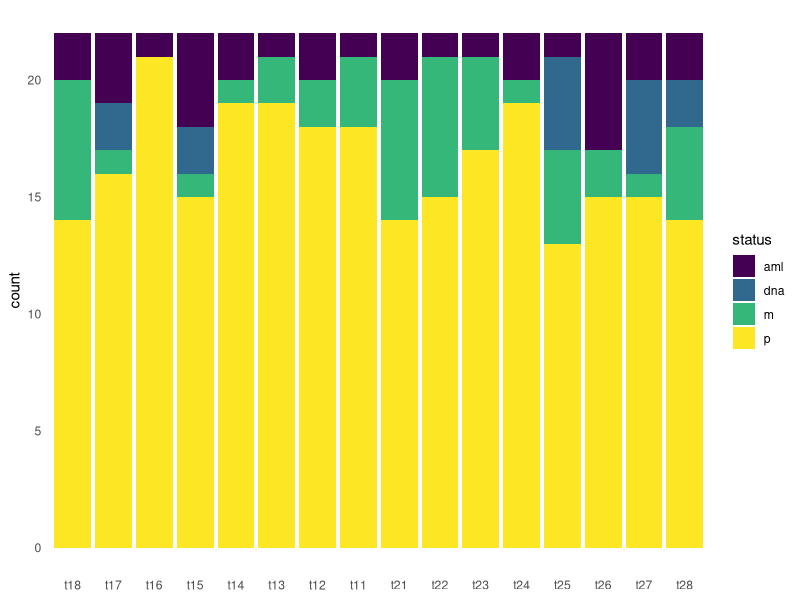
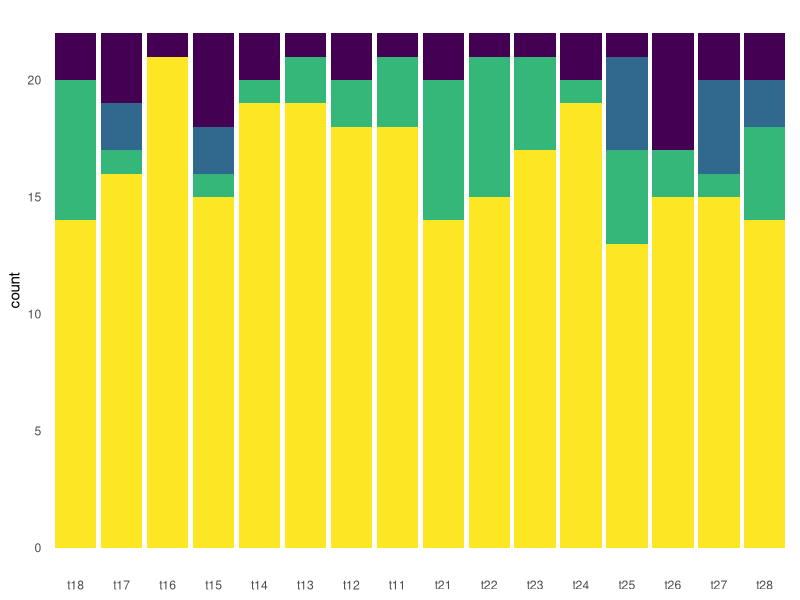
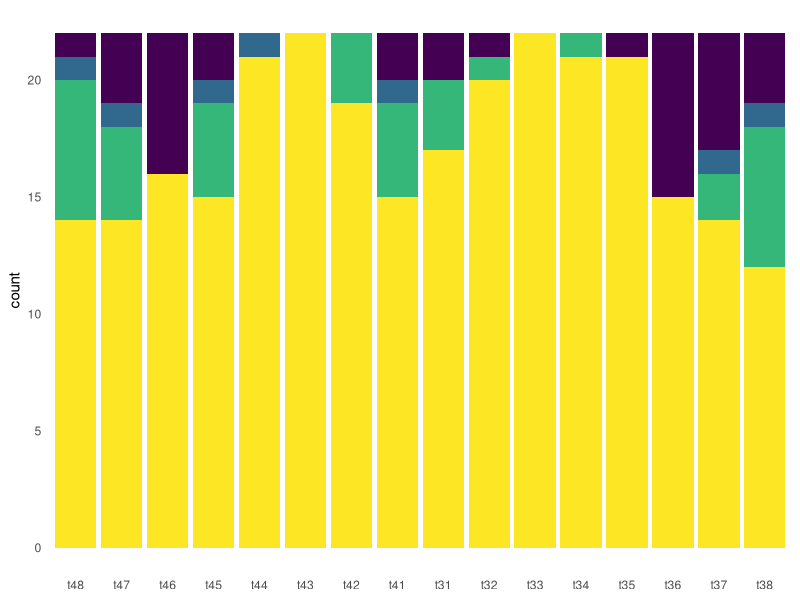
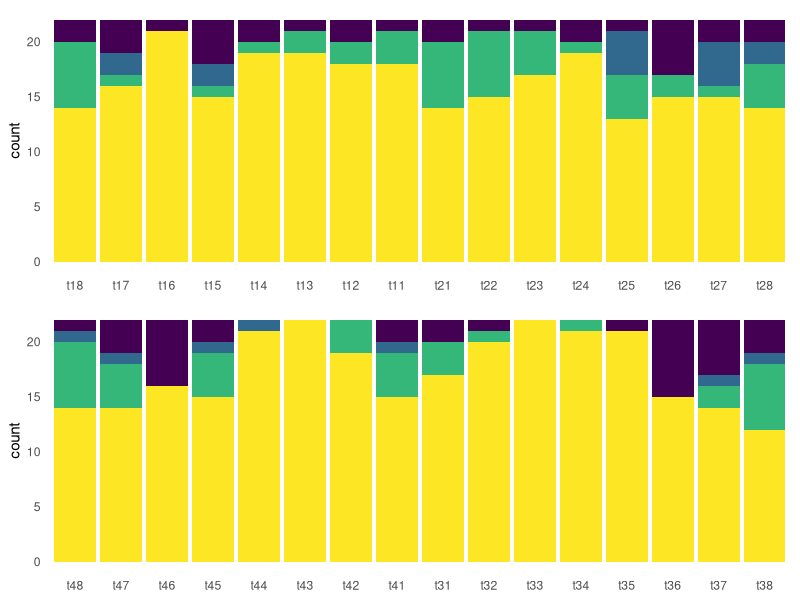
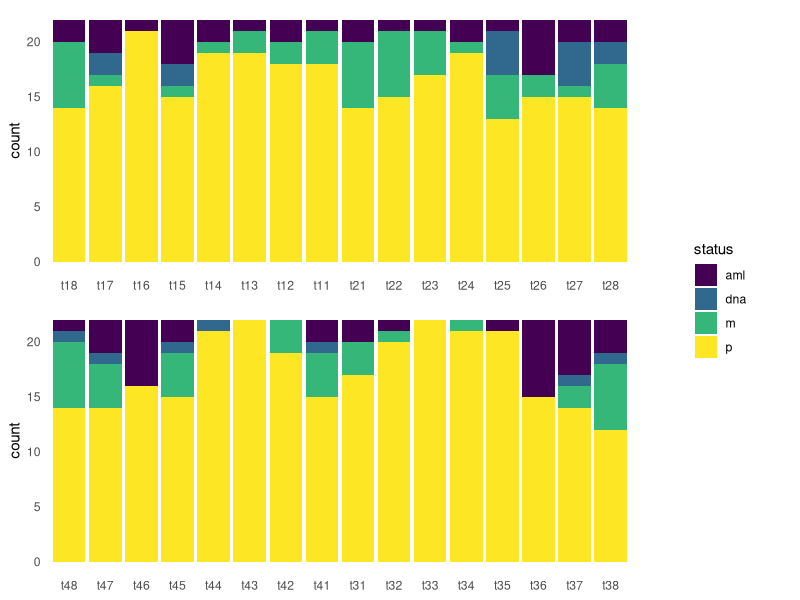

Recreate these plots in R, in order.
## ---- chunk 1
library(tidyverse)
library(cowplot)
library(here)
dental_inv <- readr::read_csv(here("data", "dental-inv.csv"))
## ---- chunk 2
dental_inv_long <- dental_inv %>%
  pivot_longer(t11:t48, names_to = "tooth", values_to = "status")
## ---- chunk 3
dental_inv_long %>%
  slice_head(n = 10) # show first 10 entries
## ---- chunk 4
maxilla <- c(paste0("t", 11:18), paste0("t", 21:28))
left <- c(paste0("t", 21:28), paste0("t", 31:38))

dental_inv_long <- dental_inv %>%
  pivot_longer(t11:t48, names_to = "tooth", values_to = "status") %>%
   mutate(region = if_else(tooth %in% maxilla, "maxilla", "mandible"), 
         side = if_else(tooth %in% left, "left", "right"), .before = status)
## ---- chunk 5
upper_order <- c(paste0("t", 18:11), paste0("t", 21:28))
lower_order <- c(paste0("t", 48:41), paste0("t", 31:38))
upper_order
lower_order
## ---- chunk 6
# Plot for the maxillary dentition
maxilla_pl <- dental_inv_long %>%
  filter(region == "maxilla") %>% # we only want maxillary teeth
  mutate(tooth = factor(tooth, levels = upper_order)) %>% # make sure the order on the plot is according to the order the teeth are positioned in the mouth
  ggplot(aes(x = tooth, fill = status)) +
  geom_bar(position = "stack") + # stacked bar plot
  theme_minimal() +
  theme(axis.title.x = element_blank(), # remove x-axis title
        panel.grid = element_blank()) + # remove ugly gridlines
  scale_fill_viridis_d() # colour-blind-friendly pallette
maxilla_pl
## ---- chunk 7
pl_legend <- get_legend(maxilla_pl) # extract legend from plot
maxilla_pl <- maxilla_pl + theme(legend.position = "none") # remove legend
maxilla_pl
## ---- chunk 8
# Plot for the mandibular dentition
mandible_pl <- dental_inv_long %>%
  filter(region == "mandible") %>%
  mutate(tooth = factor(tooth, levels = lower_order)) %>%
  ggplot(aes(x = tooth, fill = status)) +
  geom_bar(position = "stack") +
  theme_minimal() +
  theme(axis.title.x = element_blank(),
        panel.grid = element_blank(),
        legend.position = "none") +
  scale_fill_viridis_d()

mandible_pl
## ---- chunk 9
plot_comb <- plot_grid(maxilla_pl, mandible_pl, 
                       ncol = 1) # ncol = 1 so the plots are one on top of the other
plot_comb
## ---- chunk 10
plot_grid(plot_comb, pl_legend, nrow = 1, rel_widths = c(4,1))
